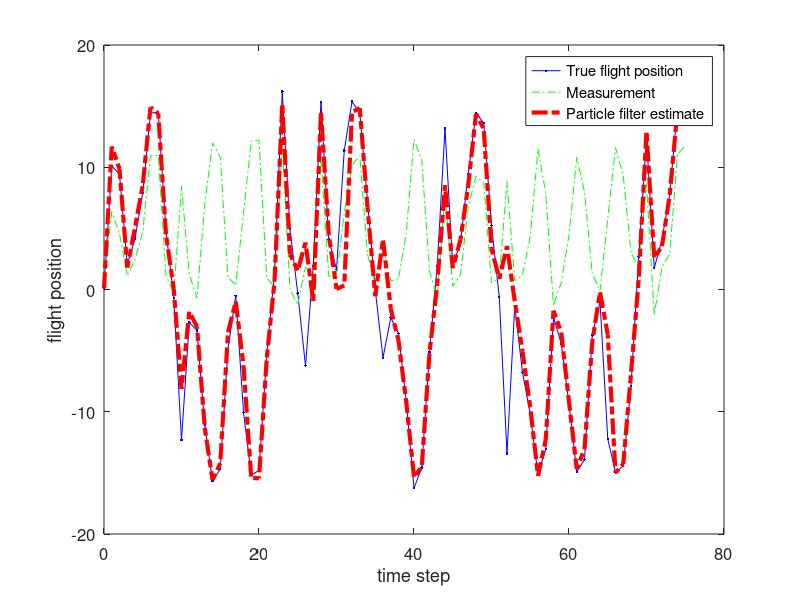

MATLAB code for this plot:
% SIR粒子滤波的应用，详见http://blog.csdn.net/heyijia0327/article/details/40899819

clear all 
close all 
clc

% 初始化变量
x = 0.1;    % 初始真实状态
x_N = 1;    % 系统过程噪声的协方差(一维对应的是方差)
x_R = 1;    % 测量的协方差
T = 75;     % 共进行75次
N = 100;    % 粒子数，粒子越多效果越好，计算量也越大

V = 2;      % 初始分布的方差
x_P = [];   % 粒子

% 高斯分布随机产生初始粒子
for i = 1:N
    x_P(i) = x+ sqrt(V) * randn;
end

z_out = [x^2/20 + sqrt(x_R) * randn];   % 实际测量值
x_out = [x];                            % 实际值
x_est = [x];                            % 预测值
x_est_out = [x_est];                    % 

for t = 1:T
    x = 0.5*x + 25*x/(1+x^2) + 8*cos(1.2*(t-1)) + sqrt(x_N)*randn;
    z = x^2/20 + sqrt(x_R)*randn;
    for i = 1:N
        %从先验p(x(k)|x(k-1))中采样  
        x_P_update(i) = 0.5*x_P(i) + 25*x_P(i)/(1 + x_P(i)^2) + 8*cos(1.2*(t-1)) + sqrt(x_N)*randn;  
        %计算采样粒子的值，为后面根据似然去计算权重做铺垫  
        z_update(i) = x_P_update(i)^2/20;  
        %对每个粒子计算其权重，这里假设量测噪声是高斯分布。所以 w = p(y|x)对应下面的计算公式  
        P_w(i) = (1/sqrt(2*pi*x_R)) * exp(-(z - z_update(i))^2/(2*x_R));  
    end  
    % 归一化
    P_w = P_w./sum(P_w);  
        
    % Resampling没有用histc函数，不过目的和效果是一样的  
    for i = 1 : N  
        x_P(i) = x_P_update(find(rand <= cumsum(P_w),1));   % 粒子权重大的将多得到后代  
    end                                                     % find( ,1) 返回第一个符合前面条件的数的下标  
      
    % 状态估计，重采样以后，每个粒子的权重都变成了1/N  
    x_est = mean(x_P);  
      
    % Save data in arrays for later plotting  
    x_out = [x_out x];  
    z_out = [z_out z];  
    x_est_out = [x_est_out x_est];  
      
end  
  
t = 0:T;  
figure(1);  
clf  
plot(t, x_out, '.-b', t, z_out, '-.g', t, x_est_out, '-.r','linewidth',3);  
set(gca,'FontSize',12); set(gcf,'Color','White');  
xlabel('time step'); ylabel('flight position');  
legend('True flight position', 'Measurement', 'Particle filter estimate');  
